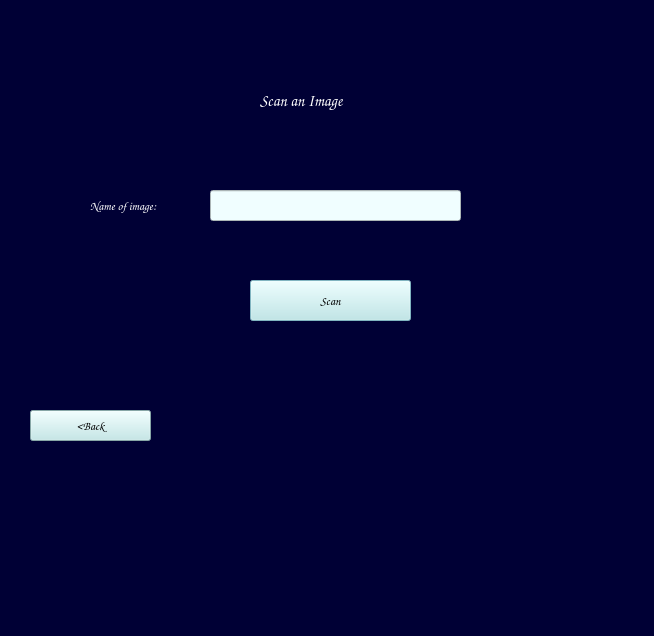
<?xml version="1.0" encoding="UTF-8"?>
<ui version="4.0">
 <class>Dialog</class>
 <widget class="QDialog" name="Dialog">
  <property name="geometry">
   <rect>
    <x>0</x>
    <y>0</y>
    <width>654</width>
    <height>636</height>
   </rect>
  </property>
  <property name="windowTitle">
   <string>Dialog</string>
  </property>
  <property name="styleSheet">
   <string notr="true">background-color: rgb(0, 0, 53);</string>
  </property>
  <widget class="QLabel" name="label">
   <property name="geometry">
    <rect>
     <x>260</x>
     <y>70</y>
     <width>141</width>
     <height>61</height>
    </rect>
   </property>
   <property name="font">
    <font>
     <family>Comic Sans MS</family>
     <pointsize>12</pointsize>
     <weight>50</weight>
     <bold>false</bold>
    </font>
   </property>
   <property name="styleSheet">
    <string notr="true">color: rgb(255, 255, 255);</string>
   </property>
   <property name="text">
    <string>Scan an Image</string>
   </property>
  </widget>
  <widget class="QLabel" name="label_5">
   <property name="geometry">
    <rect>
     <x>90</x>
     <y>180</y>
     <width>111</width>
     <height>51</height>
    </rect>
   </property>
   <property name="font">
    <font>
     <family>Comic Sans MS</family>
     <pointsize>9</pointsize>
     <weight>50</weight>
     <bold>false</bold>
    </font>
   </property>
   <property name="styleSheet">
    <string notr="true">color: rgb(255, 255, 255);</string>
   </property>
   <property name="text">
    <string>Name of image:</string>
   </property>
  </widget>
  <widget class="QPushButton" name="scanButton">
   <property name="geometry">
    <rect>
     <x>250</x>
     <y>280</y>
     <width>161</width>
     <height>41</height>
    </rect>
   </property>
   <property name="font">
    <font>
     <family>Comic Sans MS</family>
    </font>
   </property>
   <property name="styleSheet">
    <string notr="true">background-color: rgb(189, 232, 232);
selection-background-color: rgb(141, 198, 211);</string>
   </property>
   <property name="text">
    <string>Scan</string>
   </property>
  </widget>
  <widget class="QLineEdit" name="SNmtxt">
   <property name="geometry">
    <rect>
     <x>210</x>
     <y>190</y>
     <width>251</width>
     <height>31</height>
    </rect>
   </property>
   <property name="font">
    <font>
     <pointsize>10</pointsize>
    </font>
   </property>
   <property name="styleSheet">
    <string notr="true">background-color: rgb(240, 254, 255);</string>
   </property>
  </widget>
  <widget class="QPushButton" name="backButton">
   <property name="enabled">
    <bool>true</bool>
   </property>
   <property name="geometry">
    <rect>
     <x>30</x>
     <y>410</y>
     <width>121</width>
     <height>31</height>
    </rect>
   </property>
   <property name="font">
    <font>
     <family>Comic Sans MS</family>
    </font>
   </property>
   <property name="styleSheet">
    <string notr="true">background-color: rgb(189, 232, 232);
selection-background-color: rgb(141, 198, 211);</string>
   </property>
   <property name="text">
    <string>&lt;Back</string>
   </property>
  </widget>
 </widget>
 <resources/>
 <connections/>
</ui>
